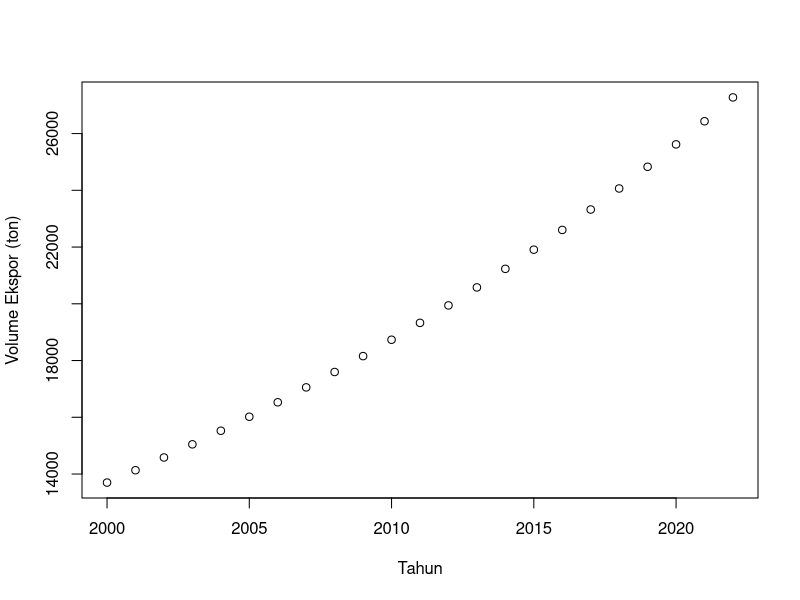
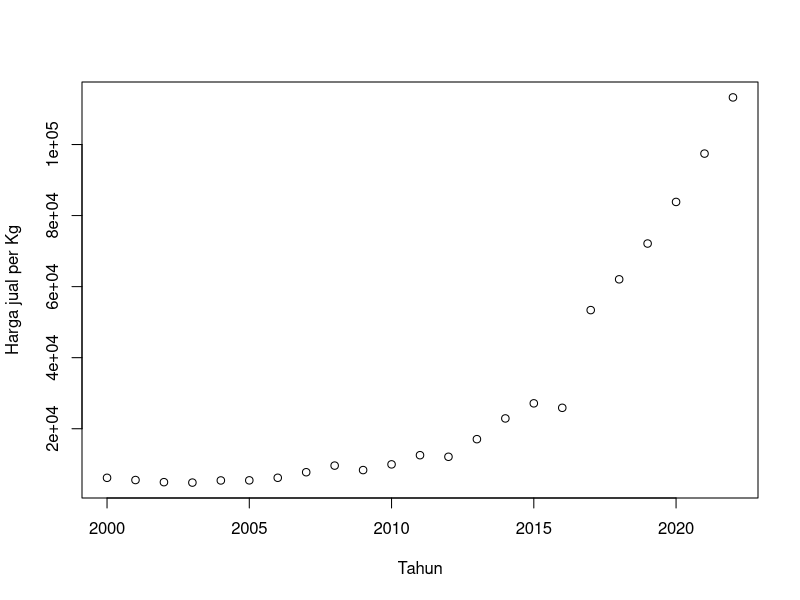
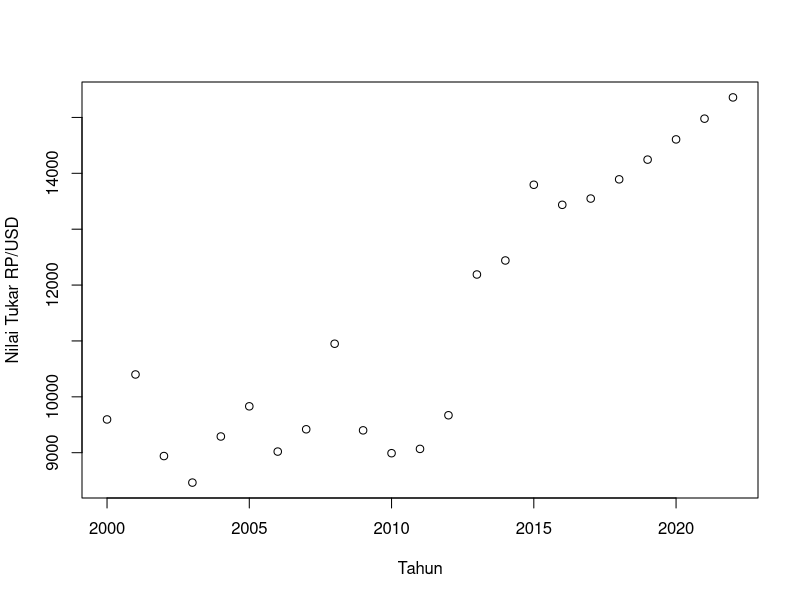
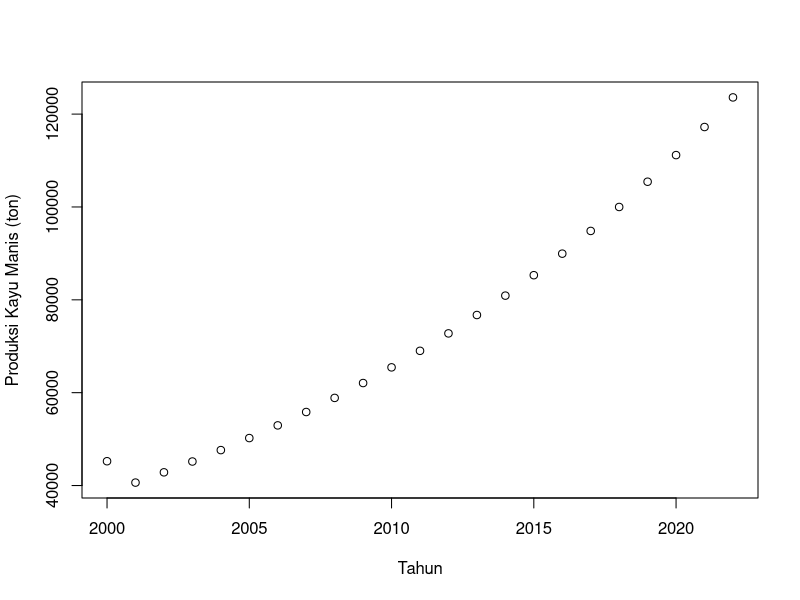
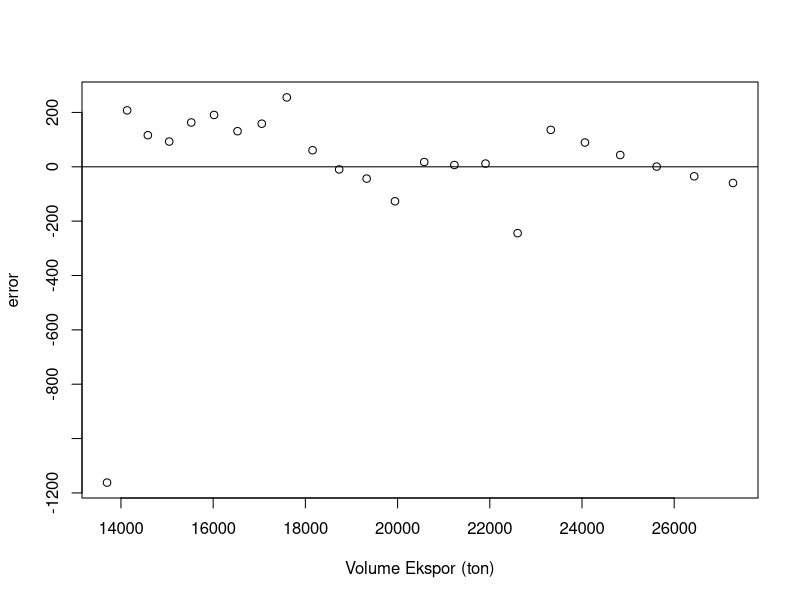
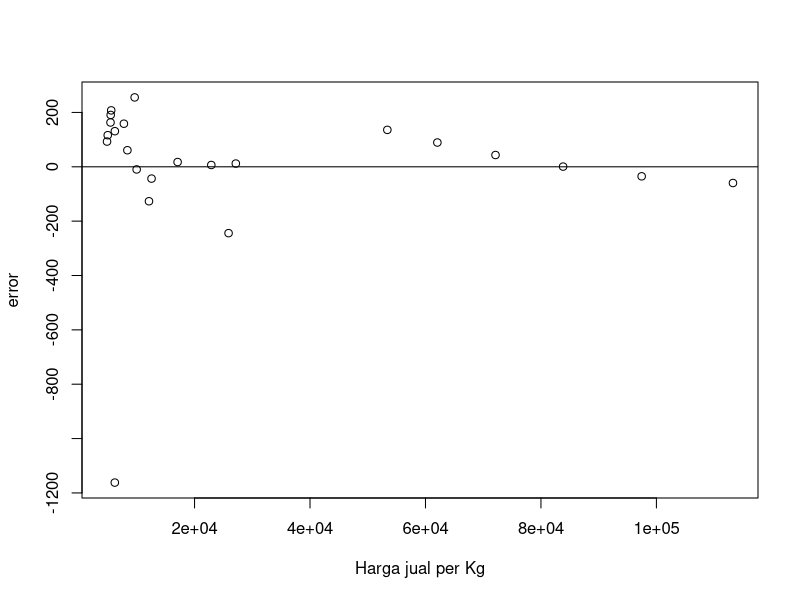
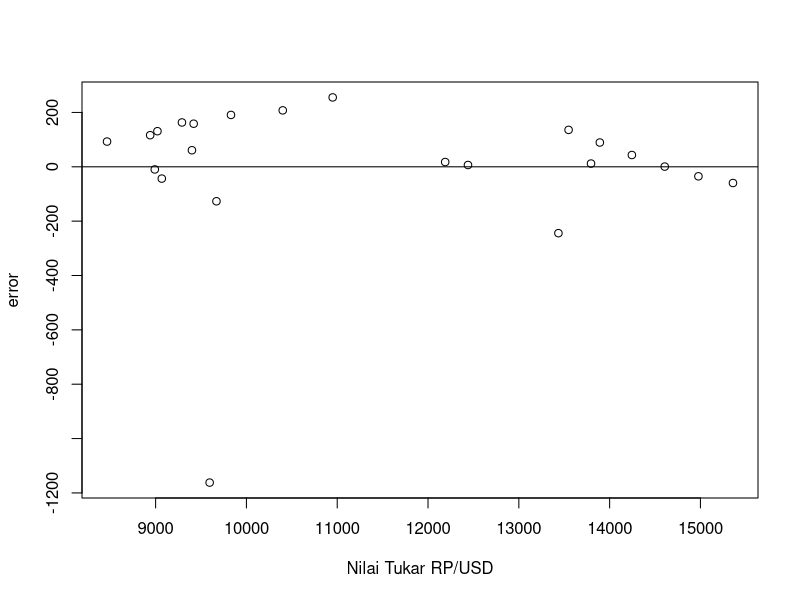
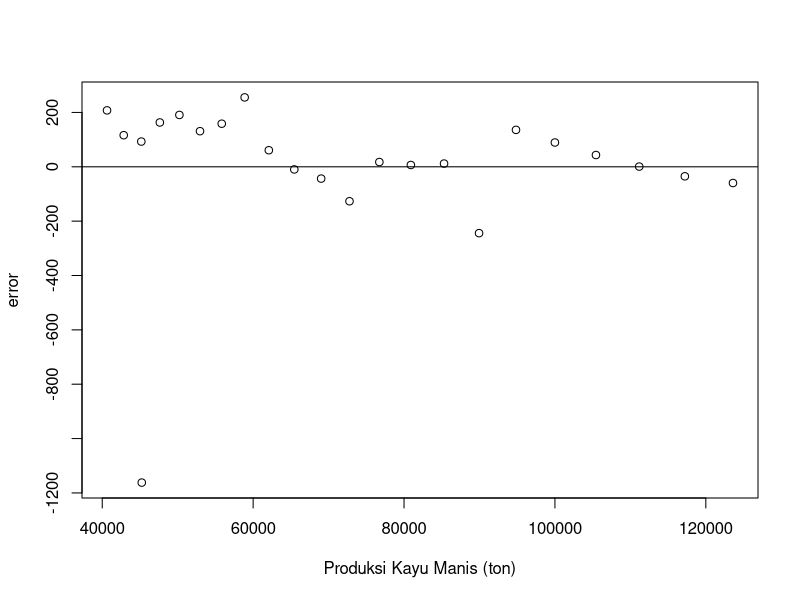

Write R code to recreate these figures, in order.
## ---- chunk 1
#| warning: false
#| echo: true
setwd("D:/METOPEL UAS/KEI METOPEL")
library(readxl)
library(tidyverse)
library(kableExtra)
## ---- chunk 2
#impor dataset
read_excel("kayu.xlsx")
dat <- read_excel("kayu.xlsx")
kbl(dat) %>%
  kable_styling(bootstrap_options = c("striped", "hover", "condensed", "responsive"))
reg1<-lm(volt~harga+kurs+prodt,data=dat)
## ---- chunk 3
plot(dat$tahun,dat$volt,xlab="Tahun",ylab="Volume Ekspor (ton)")
## ---- chunk 4
plot(dat$tahun,dat$harga,xlab="Tahun",ylab="Harga jual per Kg")
## ---- chunk 5
plot(dat$tahun,dat$kurs,xlab="Tahun",ylab="Nilai Tukar RP/USD")
## ---- chunk 6
plot(dat$tahun,dat$prodt,xlab="Tahun",ylab="Produksi Kayu Manis (ton)")
## ---- chunk 7
dat$m<-resid(reg1)
plot(dat$volt,dat$m,xlab="Volume Ekspor (ton)",ylab="error")
abline(h=0) # membuat garis horizontal di y=0
## ---- chunk 8
dat$m<-resid(reg1)
plot(dat$harga,dat$m,xlab="Harga jual per Kg",ylab="error")
abline(h=0) # membuat garis horizontal di y=0
## ---- chunk 9
dat$m<-resid(reg1)
plot(dat$kurs,dat$m,xlab="Nilai Tukar RP/USD",ylab="error")
abline(h=0) # membuat garis horizontal di y=0
## ---- chunk 10
dat$m<-resid(reg1)
plot(dat$prodt,dat$m,xlab="Produksi Kayu Manis (ton)",ylab="error")
abline(h=0) # membuat garis horizontal di y=0
## ---- chunk 11
summary(reg1)
